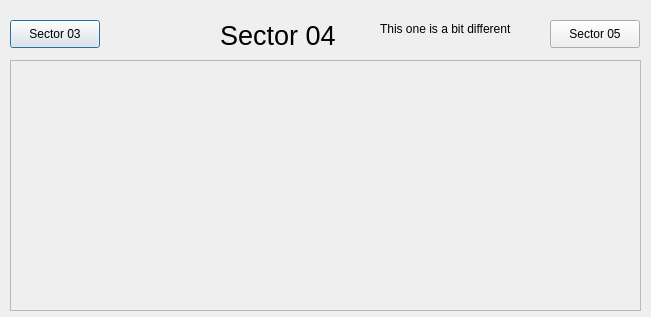
<?xml version="1.0" encoding="UTF-8"?>
<ui version="4.0">
 <class>Dialog</class>
 <widget class="QDialog" name="Dialog">
  <property name="geometry">
   <rect>
    <x>0</x>
    <y>0</y>
    <width>651</width>
    <height>317</height>
   </rect>
  </property>
  <property name="windowTitle">
   <string>Dialog</string>
  </property>
  <widget class="QLabel" name="label_2">
   <property name="geometry">
    <rect>
     <x>220</x>
     <y>20</y>
     <width>131</width>
     <height>31</height>
    </rect>
   </property>
   <property name="font">
    <font>
     <pointsize>20</pointsize>
    </font>
   </property>
   <property name="text">
    <string>Sector 04</string>
   </property>
  </widget>
  <widget class="QEForm" name="asguiformplugin">
   <property name="geometry">
    <rect>
     <x>10</x>
     <y>60</y>
     <width>631</width>
     <height>251</height>
    </rect>
   </property>
   <property name="uiFile" stdset="0">
    <string>SectorVacuumSchematic.ui</string>
   </property>
   <property name="variableSubstitutions" stdset="0">
    <string>SR=04 SRPREV=03</string>
   </property>
  </widget>
  <widget class="QEPushButton" name="guipushbuttonplugin">
   <property name="geometry">
    <rect>
     <x>10</x>
     <y>20</y>
     <width>90</width>
     <height>28</height>
    </rect>
   </property>
   <property name="text">
    <string>Sector 03</string>
   </property>
   <property name="guiFile">
    <string>SVS03.ui</string>
   </property>
   <property name="creationOption" stdset="0">
    <enum>QEPushButton::Open</enum>
   </property>
  </widget>
  <widget class="QEPushButton" name="guipushbuttonplugin_2">
   <property name="geometry">
    <rect>
     <x>550</x>
     <y>20</y>
     <width>90</width>
     <height>28</height>
    </rect>
   </property>
   <property name="text">
    <string>Sector 05</string>
   </property>
   <property name="guiFile">
    <string>SVS05.ui</string>
   </property>
   <property name="creationOption" stdset="0">
    <enum>QEPushButton::Open</enum>
   </property>
  </widget>
  <widget class="QLabel" name="label">
   <property name="geometry">
    <rect>
     <x>380</x>
     <y>20</y>
     <width>161</width>
     <height>18</height>
    </rect>
   </property>
   <property name="text">
    <string>This one is a bit different</string>
   </property>
  </widget>
 </widget>
 <customwidgets>
  <customwidget>
   <class>QEPushButton</class>
   <extends>QPushButton</extends>
   <header>QEPushButton.h</header>
  </customwidget>
  <customwidget>
   <class>QEForm</class>
   <extends>QScrollArea</extends>
   <header>QEForm.h</header>
  </customwidget>
 </customwidgets>
 <resources/>
 <connections/>
</ui>
